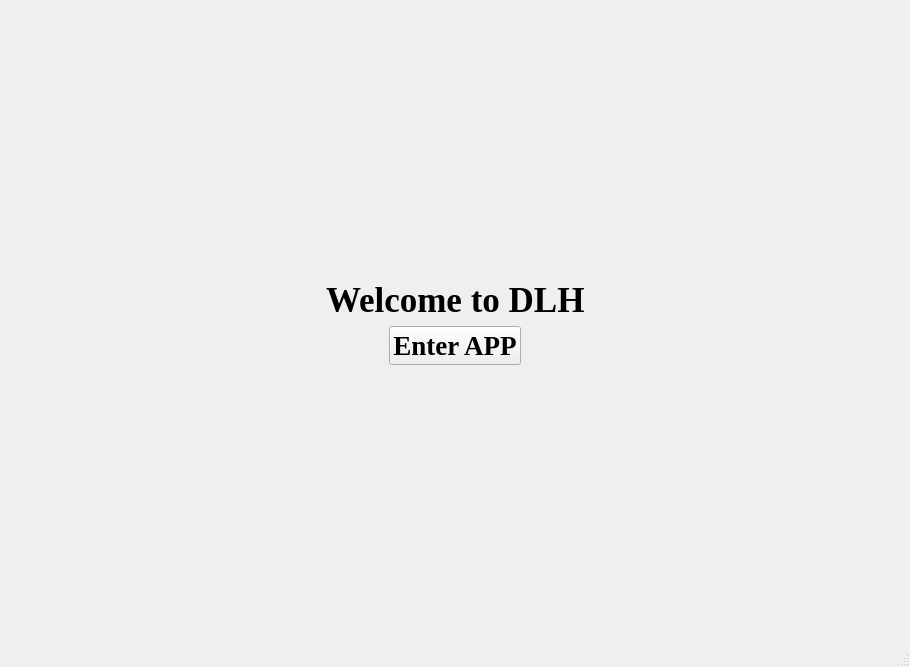
<?xml version="1.0" encoding="UTF-8"?>
<ui version="4.0">
 <class>MainWindow</class>
 <widget class="QMainWindow" name="MainWindow">
  <property name="geometry">
   <rect>
    <x>0</x>
    <y>0</y>
    <width>910</width>
    <height>667</height>
   </rect>
  </property>
  <property name="windowTitle">
   <string>MainWindow</string>
  </property>
  <widget class="QWidget" name="centralwidget">
   <layout class="QHBoxLayout" name="horizontalLayout_3">
    <item>
     <layout class="QGridLayout" name="gridLayout">
      <item row="3" column="0">
       <spacer name="verticalSpacer">
        <property name="orientation">
         <enum>Qt::Vertical</enum>
        </property>
        <property name="sizeHint" stdset="0">
         <size>
          <width>20</width>
          <height>40</height>
         </size>
        </property>
       </spacer>
      </item>
      <item row="1" column="0">
       <layout class="QHBoxLayout" name="horizontalLayout_2">
        <item>
         <spacer name="horizontalSpacer">
          <property name="orientation">
           <enum>Qt::Horizontal</enum>
          </property>
          <property name="sizeHint" stdset="0">
           <size>
            <width>40</width>
            <height>20</height>
           </size>
          </property>
         </spacer>
        </item>
        <item>
         <widget class="QLabel" name="label">
          <property name="font">
           <font>
            <family>Times New Roman</family>
            <pointsize>26</pointsize>
            <weight>75</weight>
            <bold>true</bold>
           </font>
          </property>
          <property name="layoutDirection">
           <enum>Qt::RightToLeft</enum>
          </property>
          <property name="autoFillBackground">
           <bool>false</bool>
          </property>
          <property name="text">
           <string>Welcome to DLH</string>
          </property>
          <property name="textFormat">
           <enum>Qt::AutoText</enum>
          </property>
          <property name="margin">
           <number>0</number>
          </property>
         </widget>
        </item>
        <item>
         <spacer name="horizontalSpacer_2">
          <property name="orientation">
           <enum>Qt::Horizontal</enum>
          </property>
          <property name="sizeHint" stdset="0">
           <size>
            <width>40</width>
            <height>20</height>
           </size>
          </property>
         </spacer>
        </item>
       </layout>
      </item>
      <item row="2" column="0">
       <layout class="QHBoxLayout" name="horizontalLayout">
        <item>
         <spacer name="horizontalSpacer_3">
          <property name="orientation">
           <enum>Qt::Horizontal</enum>
          </property>
          <property name="sizeHint" stdset="0">
           <size>
            <width>40</width>
            <height>20</height>
           </size>
          </property>
         </spacer>
        </item>
        <item>
         <widget class="QPushButton" name="pushButton">
          <property name="font">
           <font>
            <family>Times New Roman</family>
            <pointsize>20</pointsize>
            <weight>75</weight>
            <bold>true</bold>
           </font>
          </property>
          <property name="text">
           <string>Enter APP</string>
          </property>
          <property name="autoRepeatDelay">
           <number>300</number>
          </property>
          <property name="autoDefault">
           <bool>false</bool>
          </property>
         </widget>
        </item>
        <item>
         <spacer name="horizontalSpacer_4">
          <property name="orientation">
           <enum>Qt::Horizontal</enum>
          </property>
          <property name="sizeHint" stdset="0">
           <size>
            <width>40</width>
            <height>20</height>
           </size>
          </property>
         </spacer>
        </item>
       </layout>
      </item>
      <item row="0" column="0">
       <spacer name="verticalSpacer_2">
        <property name="orientation">
         <enum>Qt::Vertical</enum>
        </property>
        <property name="sizeHint" stdset="0">
         <size>
          <width>20</width>
          <height>40</height>
         </size>
        </property>
       </spacer>
      </item>
     </layout>
    </item>
   </layout>
  </widget>
  <widget class="QMenuBar" name="menubar">
   <property name="geometry">
    <rect>
     <x>0</x>
     <y>0</y>
     <width>910</width>
     <height>23</height>
    </rect>
   </property>
  </widget>
  <widget class="QStatusBar" name="statusbar"/>
 </widget>
 <resources/>
 <connections/>
</ui>
